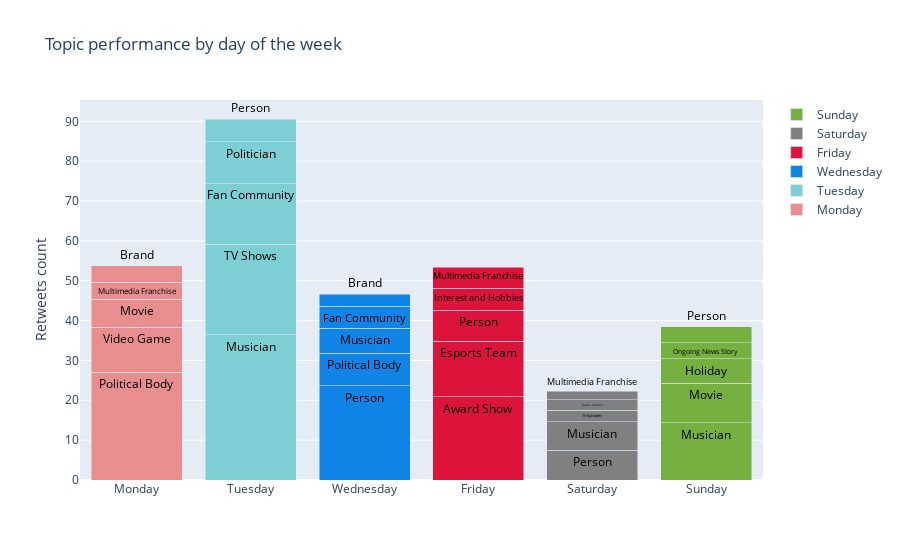

The notebook cell saved with this chart:
### Code cell
x_bar_1 = m['day_of_week']
y_bar_1 = m['retweet_count']

x_bar_2 = t['day_of_week']
y_bar_2 = t['retweet_count']

x_bar_3 = w['day_of_week']
y_bar_3 = w['retweet_count']

x_bar_4 = th['day_of_week']
y_bar_4 = th['retweet_count']

x_bar_5 = f['day_of_week']
y_bar_5 = f['retweet_count']

x_bar_6 = s['day_of_week']
y_bar_6 = s['retweet_count']

x_bar_7 = su['day_of_week']
y_bar_7 = su['retweet_count']

day_monday = dict(type='bar', x=x_bar_1, y=y_bar_1, name='Monday', marker=dict(color='#E98E8E'), text=m['topics_cleaned'], textposition='auto', textfont=dict(color='black'))
day_tuesday = dict(type='bar', x=x_bar_2, y=y_bar_2, name='Tuesday', marker=dict(color='#7ecfd4'), text=t['topics_cleaned'], textposition='auto', textfont=dict(color='black'))
day_wednesday = dict(type='bar', x=x_bar_3, y=y_bar_3, name='Wednesday', marker=dict(color='#1184e8'), text=w['topics_cleaned'], textposition='auto', textfont=dict(color='black'))
day_thursday = dict(type='bar', x=x_bar_4, y=y_bar_4, name='Thrusday', marker=dict(color='#3c89d0'), text=th['topics_cleaned'], textposition='auto', textfont=dict(color='black'))
day_friday = dict(type='bar', x=x_bar_5, y=y_bar_5, name='Friday', marker=dict(color='crimson'), text=f['topics_cleaned'], textposition='auto', textfont=dict(color='black'))
day_saturday = dict(type='bar', x=x_bar_6, y=y_bar_6, name='Saturday', marker=dict(color='grey'), text=s['topics_cleaned'], textposition='auto', textfont=dict(color='black'))
day_sunday = dict(type='bar', x=x_bar_7, y=y_bar_7, name='Sunday', marker=dict(color='#76B041'), text=su['topics_cleaned'], textposition='auto', textfont=dict(color='black'))

days_of_week = [day_monday, day_tuesday, day_wednesday, day_thursday, day_friday, day_saturday, day_sunday]

#! pip install -U kaleido
import plotly.graph_objects as go

colors = {'Person': 'crimson',
          'Political Body': '#88c7dc',
          'Fan Community': 'E98E8E',
          'Movie': 'cornflowerblue',
          'Musician': 'DFA3A0',
          'Brand': 'A4CDE6'}

layout_days = dict(title=dict(text='Topic performance by day of the week'),
                    yaxis=dict(title='Retweets count'),
                    barmode='stack')
fig_daysplot = go.Figure(data=days_of_week, layout=layout_days)
fig_daysplot.show()

### Figure 1 — Plotly figure (JSON) as saved in the notebook; plotly's stock layout.template omitted (floating-point values rounded to 4 significant figures)
{"data": [{"marker": {"color": "#E98E8E"}, "name": "Monday", "text": ["Political Body", "Video Game", "Movie", "Multimedia Franchise", "Brand"], "textfont": {"color": "black"}, "textposition": "auto", "x": ["Monday", "Monday", "Monday", "Monday", "Monday"], "y": [26.98, 11.33, 7.02, 4.245, 4.218], "type": "bar"}, {"marker": {"color": "#7ecfd4"}, "name": "Tuesday", "text": ["Musician", "TV Shows", "Fan Community", "Politician", "Person"], "textfont": {"color": "black"}, "textposition": "auto", "x": ["Tuesday", "Tuesday", "Tuesday", "Tuesday", "Tuesday"], "y": [36.43, 22.7, 15.26, 10.5, 5.689], "type": "bar"}, {"marker": {"color": "#1184e8"}, "name": "Wednesday", "text": ["Person", "Political Body", "Musician", "Fan Community", "Brand"], "textfont": {"color": "black"}, "textposition": "auto", "x": ["Wednesday", "Wednesday", "Wednesday", "Wednesday", "Wednesday"], "y": [23.65, 8.105, 6.311, 5.523, 2.997], "type": "bar"}, {"marker": {"color": "#3c89d0"}, "name": "Thrusday", "text": [], "textfont": {"color": "black"}, "textposition": "auto", "x": [], "y": [], "type": "bar"}, {"marker": {"color": "crimson"}, "name": "Friday", "text": ["Award Show", "Esports Team", "Person", "Interest and Hobbies", "Multimedia Franchise"], "textfont": {"color": "black"}, "textposition": "auto", "x": ["Friday", "Friday", "Friday", "Friday", "Friday"], "y": [20.86, 14.0, 7.78, 5.421, 5.336], "type": "bar"}, {"marker": {"color": "grey"}, "name": "Saturday", "text": ["Person", "Musician", "TV Episodes", "Radio Station", "Multimedia Franchise"], "textfont": {"color": "black"}, "textposition": "auto", "x": ["Saturday", "Saturday", "Saturday", "Saturday", "Saturday"], "y": [7.499, 7.117, 2.875, 2.667, 2.172], "type": "bar"}, {"marker": {"color": "#76B041"}, "name": "Sunday", "text": ["Musician", "Movie", "Holiday", "Ongoing News Story", "Person"], "textfont": {"color": "black"}, "textposition": "auto", "x": ["Sunday", "Sunday", "Sunday", "Sunday", "Sunday"], "y": [14.31, 9.966, 6.091, 4.027, 4.006], "type": "bar"}], "layout": {"barmode": "stack", "title": {"text": "Topic performance by day of the week"}, "yaxis": {"title": {"text": "Retweets count"}}}}
